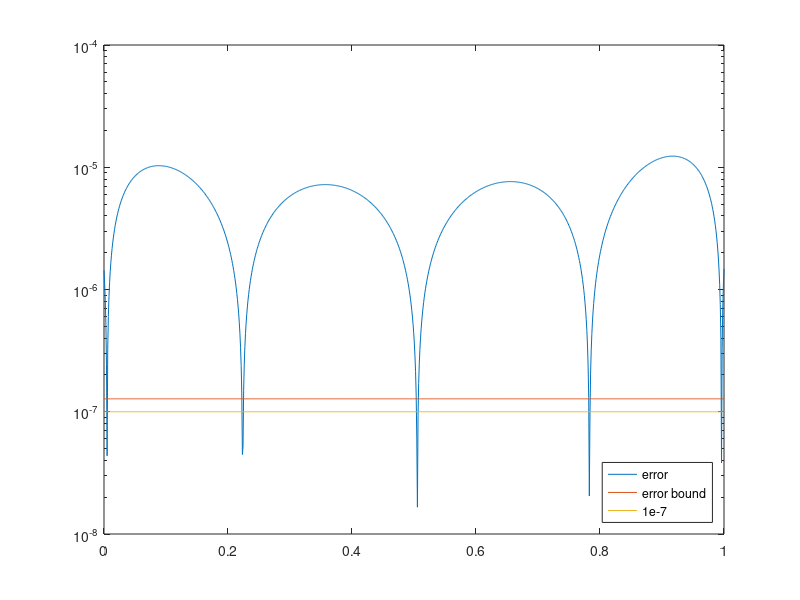

MATLAB code to generate this figure:
clear all; close all
n = 6;
%n = 7;
a = 0; b = 1;
x = linspace(a,b,n+1);
y = cos(x);
p = polyfit(x,y, 4);
xx = linspace(a,b,1000);
error = abs(cos(xx)- polyval(p,xx));
h  = (b-a)/n;
error_bound =  1/(4*(n+1))*h^(n+1)
ons = ones(length(xx),1);

semilogy(xx, error, xx,error_bound*ons, xx, 1e-7*ons)
legend('error', 'error bound', '1e-7',"Location","southeast")